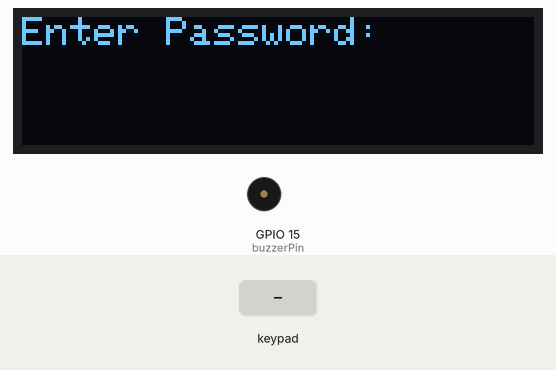
Bench run of a sketch on a simulated ESP32. Parts: 128×32 one-colour display, buzzer (waves = sounding, pin HIGH). Inputs (shaded band) come from the test bench.

Above: at 1.2 s.
1.3 s: keypad keys 1 2 3 4 # pressed 0.4 s apart
At 3.3 s:
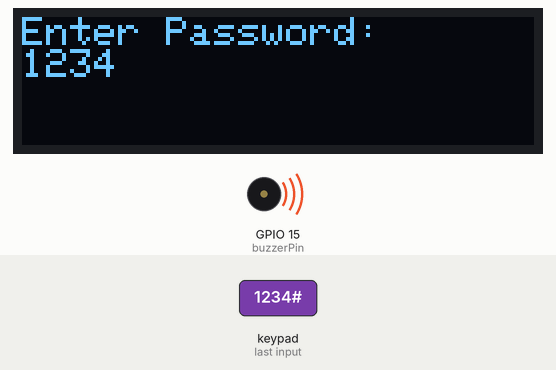
4.8 s: key 'A' pressed
At 5.1 s:
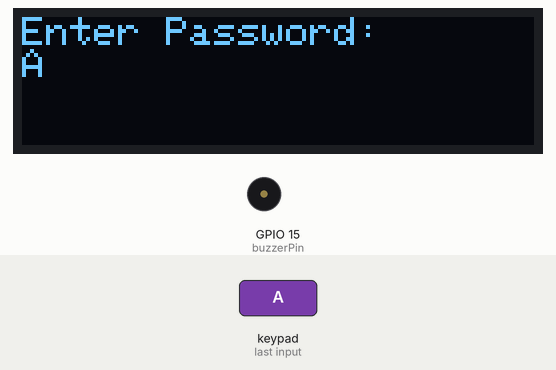
6.3 s: key 'B' pressed
At 7.4 s:
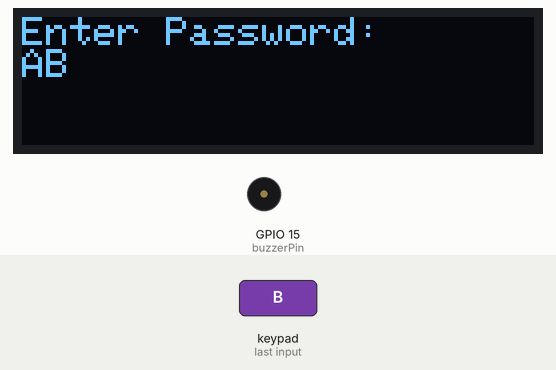
7.8 s: keypad keys 1 2 3 4 * pressed 0.4 s apart
At 10.0 s:
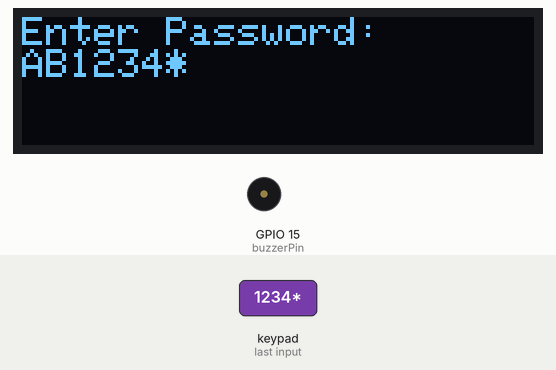
11.3 s: key '*' pressed
At 12.4 s:
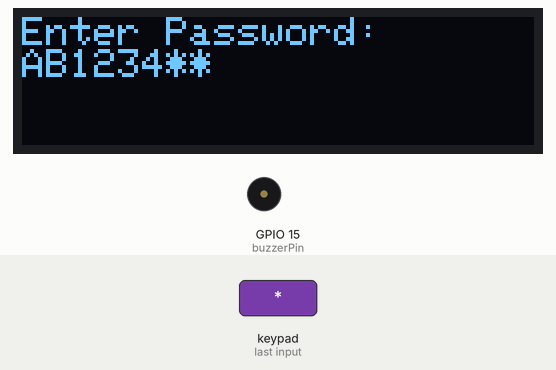
12.8 s: keypad keys 1 2 3 4 A pressed 0.4 s apart
At 15.0 s:
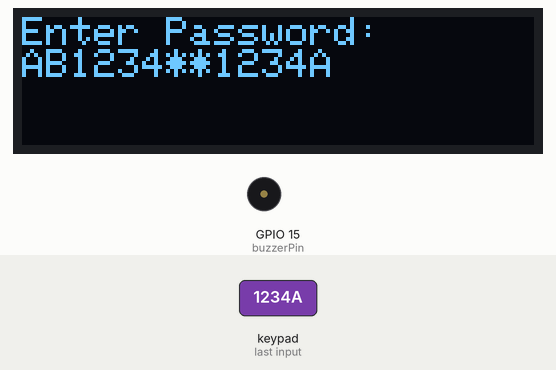
Timing chart, 0 to 16.5 s (numbered marks = the images above; inputs shaded):
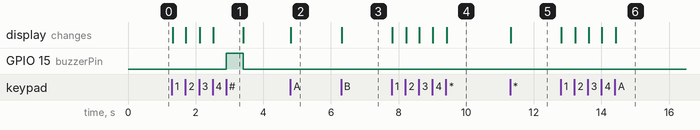

The sketch:

keypad_oled.ino
```cpp
#include <Wire.h>
#include <Adafruit_GFX.h>
#include <Adafruit_SSD1306.h>
#include <Keypad.h>

#define SCREEN_WIDTH 128
#define SCREEN_HEIGHT 32
#define OLED_RESET    -1 // Reset pin (not used)
#define OLED_SDA 4 // OLED SDA pin
#define OLED_SCL 5 // OLED SCL pin
#define SCREEN_ADDRESS 0x3C // OLED display address

Adafruit_SSD1306 display(SCREEN_WIDTH, SCREEN_HEIGHT, &Wire, OLED_RESET, OLED_SDA, OLED_SCL);

const char *correctPassword = "1234"; // Change this to your desired password
String enteredPassword = "";

const int buzzerPin = 15; // Buzzer pin

const byte ROWS = 4; //four rows
const byte COLS = 4; //four columns
char keys[ROWS][COLS] = {
  {'1','2','3','A'},
  {'4','5','6','B'},
  {'7','8','9','C'},
  {'*','0','#','D'}
};
byte rowPins[ROWS] = {32, 33, 25, 26}; // Connect row pins to these Arduino pins.
byte colPins[COLS] = {27, 14, 12, 13}; // Connect column pins to these Arduino pins.

Keypad keypad = Keypad( makeKeymap(keys), rowPins, colPins, ROWS, COLS );

void setup() {
  Serial.begin(115200);

  Wire.begin();

  if (!display.begin(SSD1306_SWITCHCAPVCC, SCREEN_ADDRESS)) {
    Serial.println(F("SSD1306 allocation failed"));
    for (;;) {}
  }

  display.clearDisplay();
  display.setTextSize(1);
  display.setTextColor(SSD1306_WHITE);
  display.setCursor(0, 0);
  display.println(F("Enter Password:"));
  display.display();

  pinMode(buzzerPin, OUTPUT);
}

void loop() {
  char key = keypad.getKey();

  if (key) {
    if (key == '#') {
      checkPassword();
      enteredPassword = ""; // Reset entered password
    } else {
      enteredPassword += key;
    }
    display.clearDisplay();
    display.setCursor(0, 0);
    display.println(F("Enter Password:"));
    display.println(enteredPassword);
    display.display();
  }
}

void checkPassword() {
  if (enteredPassword == correctPassword) {
    // Correct password
    digitalWrite(buzzerPin, HIGH);
    delay(500);
    digitalWrite(buzzerPin, LOW);
  } else {
    // Incorrect password
    // Do something here (e.g., display message on OLED)
    display.clearDisplay();
    display.setCursor(0, 0);
    display.println(F("Incorrect Password!"));
    display.display();
    delay(2000);
    display.clearDisplay();
    display.setCursor(0, 0);
    display.println(F("Enter Password:"));
    display.display();
  }
}
```

Measured:
- after the input at 1.3 s, GPIO 15 (buzzerPin): LOW → HIGH after 1.6 s, → LOW 0.50 s later; the display: first changes at once (image 1 shows a later state)
- after the input at 4.8 s, the display: changes at once (image 2)
- after the input at 6.3 s, the display: changes at once (image 3)
- after the input at 7.8 s, the display: first changes at once (image 4 shows a later state)
- after the input at 11.3 s, the display: changes at once (image 5)
- after the input at 12.8 s, the display: first changes at once (image 6 shows a later state)
